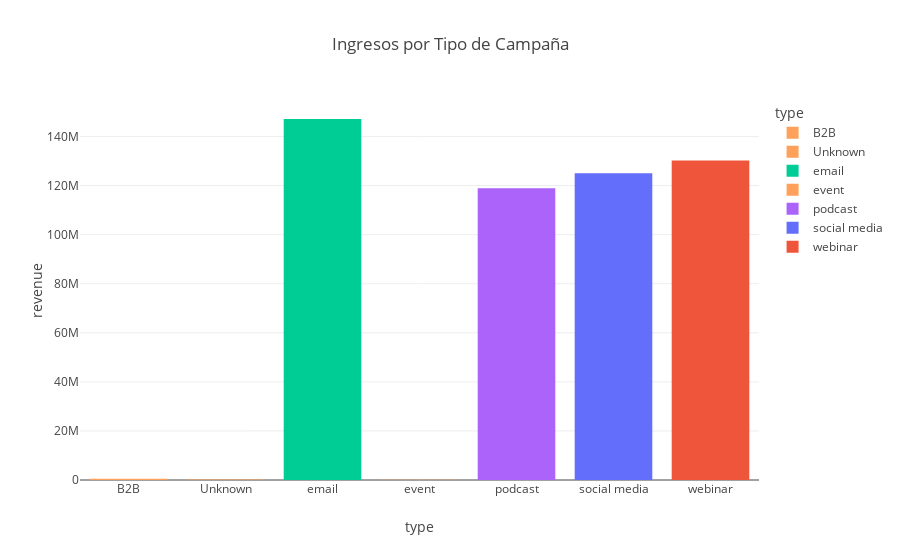

Source (notebook cell):
### Code cell
#crear una gráfica que muestre los ingresos por tipo de campaña
fig = px.bar(
    df.groupby('type')['revenue'].sum().reset_index(),
    x='type',
    y='revenue',
    title='Ingresos por Tipo de Campaña',
    color='type',
    color_discrete_map=colores_campañas
)
fig.update_layout(title_text='Ingresos por Tipo de Campaña', title_x=0.5)

### Figure 1 — Plotly figure (JSON) as saved in the notebook; plotly's stock layout.template omitted (floating-point values rounded to 4 significant figures)
{"data": [{"hovertemplate": "type=%{x}<br>revenue=%{y}<extra></extra>", "legendgroup": "B2B", "marker": {"color": "#FFA15A", "pattern": {"shape": ""}}, "name": "B2B", "orientation": "v", "showlegend": true, "textposition": "auto", "type": "bar", "x": ["B2B"], "xaxis": "x", "y": [513300.0], "yaxis": "y"}, {"hovertemplate": "type=%{x}<br>revenue=%{y}<extra></extra>", "legendgroup": "Unknown", "marker": {"color": "#FFA15A", "pattern": {"shape": ""}}, "name": "Unknown", "orientation": "v", "showlegend": true, "textposition": "auto", "type": "bar", "x": ["Unknown"], "xaxis": "x", "y": [206200.0], "yaxis": "y"}, {"hovertemplate": "type=%{x}<br>revenue=%{y}<extra></extra>", "legendgroup": "email", "marker": {"color": "#00CC96", "pattern": {"shape": ""}}, "name": "email", "orientation": "v", "showlegend": true, "textposition": "auto", "type": "bar", "x": ["email"], "xaxis": "x", "y": [147100000.0], "yaxis": "y"}, {"hovertemplate": "type=%{x}<br>revenue=%{y}<extra></extra>", "legendgroup": "event", "marker": {"color": "#FFA15A", "pattern": {"shape": ""}}, "name": "event", "orientation": "v", "showlegend": true, "textposition": "auto", "type": "bar", "x": ["event"], "xaxis": "x", "y": [120000.0], "yaxis": "y"}, {"hovertemplate": "type=%{x}<br>revenue=%{y}<extra></extra>", "legendgroup": "podcast", "marker": {"color": "#AB63FA", "pattern": {"shape": ""}}, "name": "podcast", "orientation": "v", "showlegend": true, "textposition": "auto", "type": "bar", "x": ["podcast"], "xaxis": "x", "y": [118900000.0], "yaxis": "y"}, {"hovertemplate": "type=%{x}<br>revenue=%{y}<extra></extra>", "legendgroup": "social media", "marker": {"color": "#636EFA", "pattern": {"shape": ""}}, "name": "social media", "orientation": "v", "showlegend": true, "textposition": "auto", "type": "bar", "x": ["social media"], "xaxis": "x", "y": [125000000.0], "yaxis": "y"}, {"hovertemplate": "type=%{x}<br>revenue=%{y}<extra></extra>", "legendgroup": "webinar", "marker": {"color": "#EF553B", "pattern": {"shape": ""}}, "name": "webinar", "orientation": "v", "showlegend": true, "textposition": "auto", "type": "bar", "x": ["webinar"], "xaxis": "x", "y": [130200000.0], "yaxis": "y"}], "layout": {"barmode": "relative", "legend": {"title": {"text": "type"}, "tracegroupgap": 0}, "title": {"text": "Ingresos por Tipo de Campaña", "x": 0.5}, "xaxis": {"anchor": "y", "categoryarray": ["B2B", "Unknown", "email", "event", "podcast", "social media", "webinar"], "categoryorder": "array", "domain": [0, 1], "title": {"text": "type"}}, "yaxis": {"anchor": "x", "domain": [0, 1], "title": {"text": "revenue"}}}}
